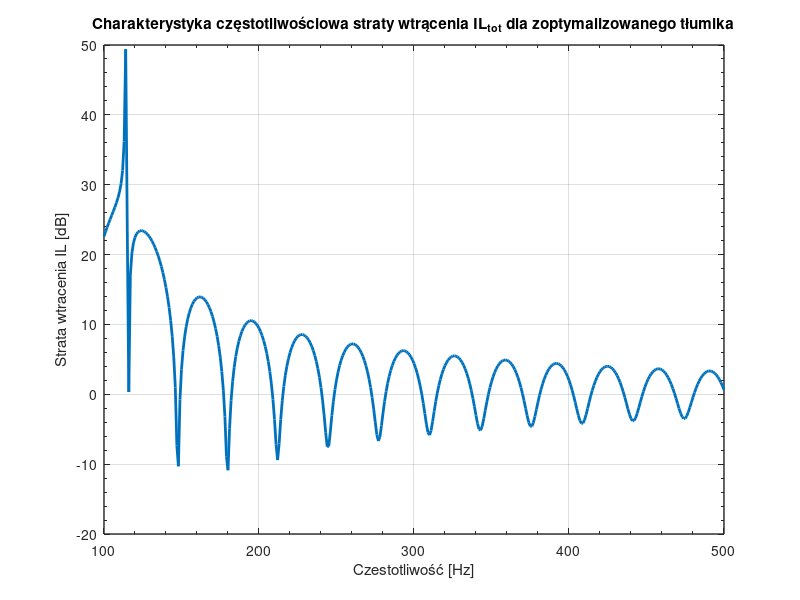

This figure's MATLAB source:
% posortuj wynik i wyznacz srednie IL plaskiego falowodu
M = dlmread("plaski-optimized.txt",',');
[w,k] = size(M);
pbez = zeros(w,1);
for i = [2,7,12,17]
    pbez = pbez + sqrt( M(:,i).^2 + M(:,i+1).^2 );
end
pbez = pbez/4;
% posortuj wynik i wyznacz srednie IL tlumika
M = dlmread("tlumik-optimized.txt",',');
[w,k] = size(M);
ptlum = zeros(w,1);
for i = [2,7,12,17]
    ptlum = ptlum + sqrt( M(:,i).^2 + M(:,i+1).^2 );
end
ptlum = ptlum/4;
% wyznacz charakterystyke czestotliwosciowa IL
IL = 20*log10(pbez./ptlum);
f = 100:1:500;
figure('Position', [500 300 1050 500]);
plot(f,IL,'LineWidth',2);
set(gca,'XGrid','on','LineWidth',1,'XMinorTick','on','YGrid','on','YMinorTick','on');
box(gca,'on');
xlabel("Czestotliwość [Hz]");
ylabel("Strata wtracenia IL [dB]");
title("Charakterystyka częstotliwościowa straty wtrącenia IL_{tot} dla zoptymalizowanego tłumika");
input("Press Enter to close figure...");